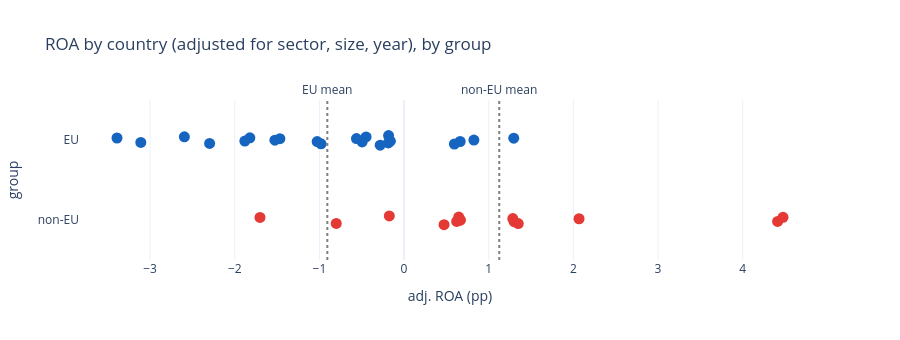

The cell this chart's notebook holds for it:
### Markdown cell above
## 1 · The two groups
Country-level ROA after removing sector, size and year effects (so a country is not 'high' just because of its sector mix).

### Code cell
cm = compare._country_means(fy.dropna(subset=["roa_pp"]), "roa_pp", CONTROLS)
tab = pd.DataFrame({"country": names, "group": pd.Series(np.where(dim.is_eu, "EU", "non-EU"), index=dim.index), "adj. ROA (pp)": cm, "firm-years": fy.groupby("iso3").size()}).dropna()
tab = tab.sort_values("adj. ROA (pp)")
fig = px.strip(tab, x="adj. ROA (pp)", y="group", color="group", hover_name="country", color_discrete_map={"EU": "#1565c0", "non-EU": "#e53935"}, title="ROA by country (adjusted for sector, size, year), by group")
for g, v in tab.groupby("group")["adj. ROA (pp)"].mean().items():
    fig.add_vline(x=v, line_dash="dot", line_color="grey", annotation_text=f"{g} mean", annotation_position="top")
fig.update_traces(marker_size=11); fig.update_layout(height=340, showlegend=False); fig.show()
print(tab.groupby("group").agg(countries=("country", "size"), mean=("adj. ROA (pp)", "mean"), sd=("adj. ROA (pp)", "std"), firm_years=("firm-years", "sum")).round(2).to_string())

### Figure 1 — Plotly figure (JSON) as saved in the notebook; plotly's stock layout.template omitted (floating-point values rounded to 4 significant figures)
{"data": [{"alignmentgroup": "True", "boxpoints": "all", "fillcolor": "rgba(255,255,255,0)", "hoveron": "points", "hovertemplate": "<b>%{hovertext}</b><br><br>group=%{y}<br>adj. ROA (pp)=%{x}<extra></extra>", "hovertext": ["Netherlands", "Belgium", "Denmark", "Latvia", "Ireland", "France", "Finland", "Austria", "Italy", "Germany", "Spain", "Hungary", "Estonia", "Sweden", "Portugal", "Luxembourg", "Romania", "Czechia", "Poland", "Greece", "Lithuania"], "legendgroup": "EU", "line": {"color": "rgba(255,255,255,0)"}, "marker": {"color": "#1565c0", "size": 11}, "name": "EU", "offsetgroup": "EU", "orientation": "h", "pointpos": 0, "showlegend": true, "type": "box", "x": [-3.391, -3.11, -2.595, -2.297, -1.881, -1.821, -1.526, -1.467, -1.027, -0.9803, -0.562, -0.4951, -0.4485, -0.2819, -0.1859, -0.1829, -0.1617, 0.5947, 0.6626, 0.8251, 1.296], "x0": " ", "xaxis": "x", "y": ["EU", "EU", "EU", "EU", "EU", "EU", "EU", "EU", "EU", "EU", "EU", "EU", "EU", "EU", "EU", "EU", "EU", "EU", "EU", "EU", "EU"], "y0": " ", "yaxis": "y"}, {"alignmentgroup": "True", "boxpoints": "all", "fillcolor": "rgba(255,255,255,0)", "hoveron": "points", "hovertemplate": "<b>%{hovertext}</b><br><br>group=%{y}<br>adj. ROA (pp)=%{x}<extra></extra>", "hovertext": ["Singapore", "Canada", "South Korea", "Australia", "Mexico", "Brazil", "Chile", "South Africa", "China", "Japan", "Indonesia", "India", "United States"], "legendgroup": "non-EU", "line": {"color": "rgba(255,255,255,0)"}, "marker": {"color": "#e53935", "size": 11}, "name": "non-EU", "offsetgroup": "non-EU", "orientation": "h", "pointpos": 0, "showlegend": true, "type": "box", "x": [-1.702, -0.801, -0.1741, 0.4722, 0.6213, 0.646, 0.6663, 1.285, 1.3, 1.349, 2.067, 4.413, 4.476], "x0": " ", "xaxis": "x", "y": ["non-EU", "non-EU", "non-EU", "non-EU", "non-EU", "non-EU", "non-EU", "non-EU", "non-EU", "non-EU", "non-EU", "non-EU", "non-EU"], "y0": " ", "yaxis": "y"}], "layout": {"annotations": [{"showarrow": false, "text": "EU mean", "x": -0.9064, "xanchor": "center", "xref": "x", "y": 1, "yanchor": "bottom", "yref": "y domain"}, {"showarrow": false, "text": "non-EU mean", "x": 1.124, "xanchor": "center", "xref": "x", "y": 1, "yanchor": "bottom", "yref": "y domain"}], "boxmode": "overlay", "height": 340, "legend": {"title": {"text": "group"}, "tracegroupgap": 0}, "shapes": [{"line": {"color": "grey", "dash": "dot"}, "type": "line", "x0": -0.9064, "x1": -0.9064, "xref": "x", "y0": 0, "y1": 1, "yref": "y domain"}, {"line": {"color": "grey", "dash": "dot"}, "type": "line", "x0": 1.124, "x1": 1.124, "xref": "x", "y0": 0, "y1": 1, "yref": "y domain"}], "showlegend": false, "title": {"text": "ROA by country (adjusted for sector, size, year), by group"}, "xaxis": {"anchor": "y", "domain": [0, 1], "title": {"text": "adj. ROA (pp)"}}, "yaxis": {"anchor": "x", "categoryarray": ["non-EU", "EU"], "categoryorder": "array", "domain": [0, 1], "title": {"text": "group"}}}}
